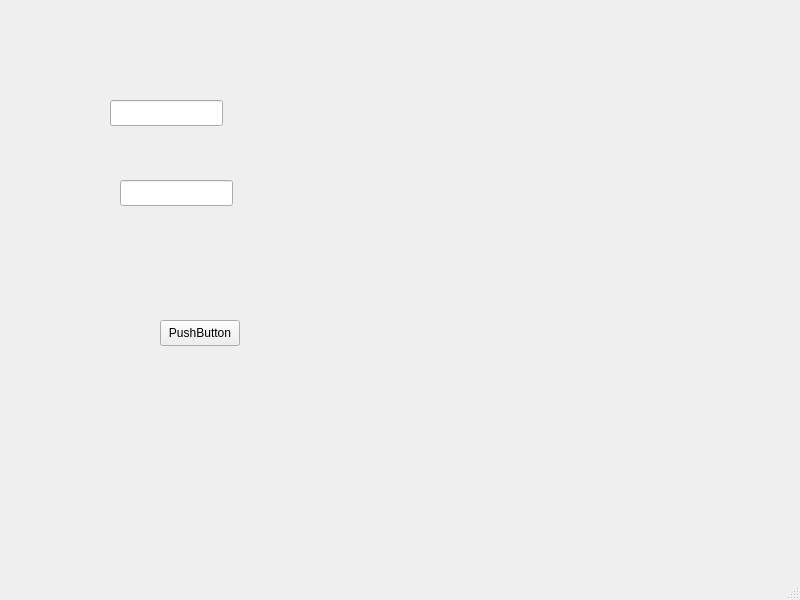
<?xml version="1.0" encoding="UTF-8"?>
<ui version="4.0">
 <class>login</class>
 <widget class="QMainWindow" name="login">
  <property name="geometry">
   <rect>
    <x>0</x>
    <y>0</y>
    <width>800</width>
    <height>600</height>
   </rect>
  </property>
  <property name="windowTitle">
   <string>login</string>
  </property>
  <widget class="QWidget" name="centralwidget">
   <widget class="QPushButton" name="loginPushButton">
    <property name="geometry">
     <rect>
      <x>160</x>
      <y>320</y>
      <width>80</width>
      <height>26</height>
     </rect>
    </property>
    <property name="text">
     <string>PushButton</string>
    </property>
   </widget>
   <widget class="QLineEdit" name="IDLineEdit">
    <property name="geometry">
     <rect>
      <x>110</x>
      <y>100</y>
      <width>113</width>
      <height>26</height>
     </rect>
    </property>
   </widget>
   <widget class="QLineEdit" name="passwdLineEdit">
    <property name="geometry">
     <rect>
      <x>120</x>
      <y>180</y>
      <width>113</width>
      <height>26</height>
     </rect>
    </property>
   </widget>
  </widget>
  <widget class="QMenuBar" name="menubar">
   <property name="geometry">
    <rect>
     <x>0</x>
     <y>0</y>
     <width>800</width>
     <height>23</height>
    </rect>
   </property>
  </widget>
  <widget class="QStatusBar" name="statusbar"/>
 </widget>
 <resources/>
 <connections/>
</ui>
